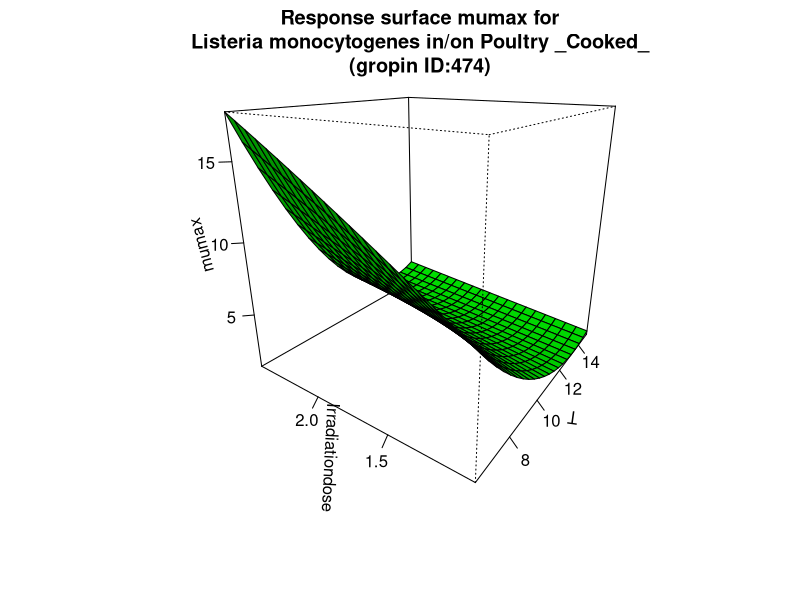

Write the R code that produced this figure.
#############################
# start of Parameter script
#############################
T <- seq(6.006,14.985014985015,length.out=21)
Irradiationdose <- seq(1.001,2.4975024975025,length.out=21)
#############################
# end of Parameter script
#############################
############################# 
# start of Model script Gropin ID 474 
#############################
 
# constant coefficients for this model
 
variables <- data.frame(T,Irradiationdose)
argumentsPar <- expand.grid(variables)
 
# heart of the model
response_surface <- function(T,Irradiationdose) {
   mumax <-5.38-0.94*T+20.2*Irradiationdose+0.04*(T^2)-0.66*(Irradiationdose^2)-2.64*T*Irradiationdose+0.045*T*(Irradiationdose^2)+0.091*Irradiationdose*(T^2)

return(mumax=mumax)
} 

# output parameters
responseSurface <- cbind(argumentsPar,response_surface(argumentsPar['T'],argumentsPar['Irradiationdose']))
colnames(responseSurface) <- c(colnames(argumentsPar),'mumax')
#############################
# End of Model script
#############################
############################# 
# start of Visualisation script Gropin ID 474 
#############################
persp(T,Irradiationdose,matrix(unlist(responseSurface$'mumax'),nrow=21),col = 'green',xlab='T',ylab='Irradiationdose',zlab='mumax',main='Response surface mumax for
Listeria monocytogenes in/on Poultry _Cooked_
(gropin ID:474)',theta=305,phi=20,shade=0.25,ticktype = 'detailed')
#############################
# End of Visualisation script
#############################
